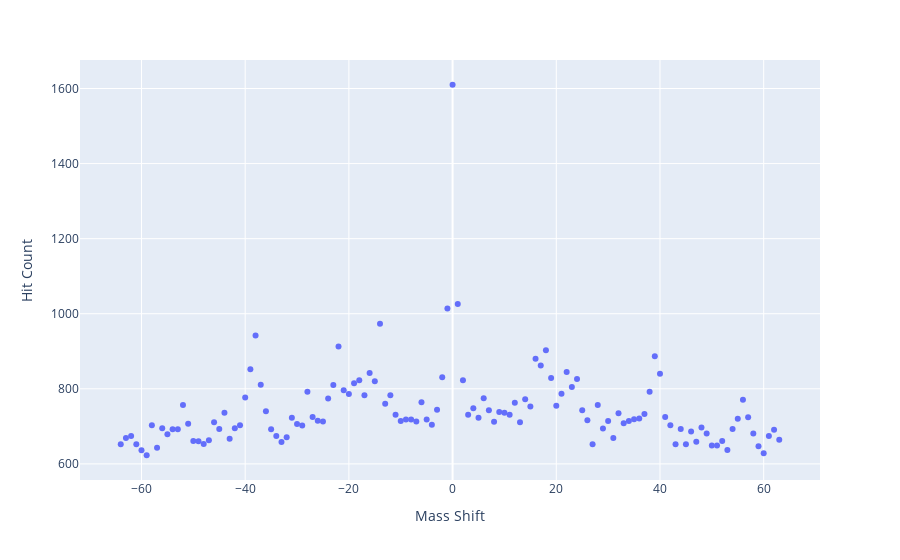

Notebook cell for this chart:
### Code cell
fig = px.scatter(df_shift_hits, x='shift', y='hit', labels={'shift': 'Mass Shift', 'hit': 'Hit Count'})
fig.show()

### Figure 1 — Plotly figure (JSON) as saved in the notebook; plotly's stock layout.template omitted (floating-point values rounded to 4 significant figures)
{"data": [{"hovertemplate": "Mass Shift=%{x}<br>Hit Count=%{y}<extra></extra>", "legendgroup": "", "marker": {"color": "#636efa", "symbol": "circle"}, "mode": "markers", "name": "", "orientation": "v", "showlegend": false, "type": "scatter", "x": [-64, -63, -62, -61, -60, -59, -58, -57, -56, -55, -54, -53, -52, -51, -50, -49, -48, -47, -46, -45, -44, -43, -42, -41, -40, -39, -38, -37, -36, -35, -34, -33, -32, -31, -30, -29, -28, -27, -26, -25, -24, -23, -22, -21, -20, -19, -18, -17, -16, -15, -14, -13, -12, -11, -10, -9, -8, -7, -6, -5, -4, -3, -2, -1, 0, 1, 2, 3, 4, 5, 6, 7, 8, 9, 10, 11, 12, 13, 14, 15, 16, 17, 18, 19, 20, 21, 22, 23, 24, 25, 26, 27, 28, 29, 30, 31, 32, 33, 34, 35, 36, 37, 38, 39, 40, 41, 42, 43, 44, 45, 46, 47, 48, 49, 50, 51, 52, 53, 54, 55, 56, 57, 58, 59, 60, 61, 62, 63], "xaxis": "x", "y": [652, 669, 674, 652, 636, 623, 703, 643, 695, 679, 692, 692, 757, 707, 661, 660, 653, 663, 711, 693, 736, 667, 695, 703, 777, 852, 942, 811, 740, 692, 674, 658, 671, 723, 706, 702, 792, 725, 715, 713, 774, 810, 913, 796, 786, 815, 823, 783, 842, 820, 973, 760, 783, 731, 714, 718, 718, 713, 764, 718, 704, 744, 831, 1014, 1610, 1026, 823, 731, 748, 723, 775, 743, 712, 738, 736, 731, 763, 711, 772, 753, 880, 862, 903, 829, 755, 787, 845, 805, 826, 743, 716, 652, 757, 694, 714, 669, 735, 708, 714, 719, 721, 733, 792, 887, 840, 725, 703, 652, 693, 652, 686, 659, 697, 681, 649, 649, 661, 637, 693, 720, 771, 724, 681, 647, 628, 674, 691, 664], "yaxis": "y"}], "layout": {"legend": {"tracegroupgap": 0}, "margin": {"t": 60}, "xaxis": {"anchor": "y", "domain": [0, 1], "title": {"text": "Mass Shift"}}, "yaxis": {"anchor": "x", "domain": [0, 1], "title": {"text": "Hit Count"}}}}
